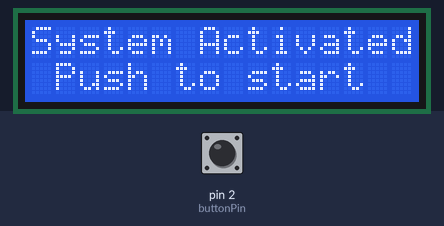
This sketch was run on a simulated Arduino Uno, built with avr-gcc and run on an emulated ATmega328P. On the bench: 16×2 character LCD. Inputs (shaded band) come from the test bench; at power-on: pin 2 (buttonPin) HIGH.

Above: at 2.7 s.
2.8 s: pin 2 (buttonPin) pulled LOW for 0.15 s
At 6.5 s:
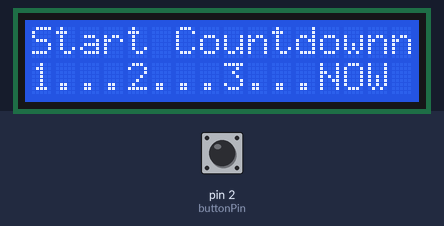
At 8.1 s:
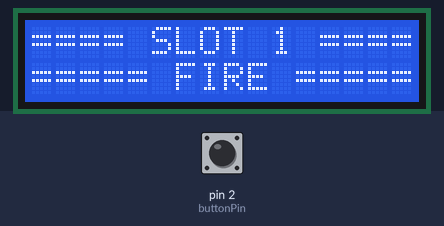
Timing chart, 0 to 9.6 s (numbered marks = the images above; inputs shaded):
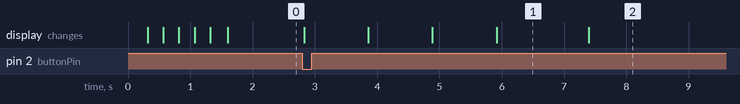

The sketch:

arduino_schietkist.ino
```cpp
/*
** Get the LCD I2C Library here: https://bitbucket.org/fmalpartida/new-liquidcrystal/downloads/LiquidCrystal_V1.2.1.zip
** Mirror: http://www.4tronix.co.uk/arduino/sketches/LiquidCrystal_V1.2.1.zip
*/

#include <RCSwitch.h>
#include <Wire.h>
#include <LiquidCrystal_I2C.h>

RCSwitch mySwitch = RCSwitch();
//LiquidCrystal_I2C lcd(0x27, 2, 1, 0, 4, 5, 6, 7, 3, POSITIVE);  // Set the LCD I2C address
LiquidCrystal_I2C lcd(0x27, 2, 1, 0, 4, 5, 6, 7, 3, POSITIVE);

int buttonPin = 2; // Set button
boolean currentState = LOW; // Current button state
boolean lastState = LOW; // Last button state

//See man page about unsigned long -- https://www.arduino.cc/en/Reference/UnsignedLong
//Pause time in ms, 1*60*1000 = 60000 = 1 minute
unsigned long pauseOne = 2000; // Set pause time slot 1
unsigned long pauseTwo = 2000; // Set pause time slot 2
unsigned long pauseThree = 2000; // Set pause time slot 3
unsigned long pauseFour = 2000; // Set pause time slot 4
unsigned long pauseFive = 2000; // Set pause time slot 5
unsigned long pauseSix = 2000; // Set pause time slot 6
unsigned long pauseSeven = 2000; // Set pause time slot 7
unsigned long pauseEight = 2000; // Set pause time slot 8
unsigned long pauseNine = 2000; // Set pause time slot 9
unsigned long pauseTen = 2000; // Set pause time slot 10
unsigned long pauseEleven = 2000; // Set pause time slot 11
unsigned long pauseTwelve = 2000; // Set pause time slot 12

void setup() {

  // Set Pin as INPUT
  pinMode(buttonPin, INPUT);

  // Used to type in characters
  Serial.begin(9600);

  // Initialize the lcd for 16 chars 2 lines, turn on backlight
  lcd.begin(16,2);

  // Quick 3 blinks of backlight
    for(int i = 0; i< 3; i++)
  {
    lcd.backlight();
    delay(250);
    lcd.noBacklight();
    delay(250);
  }
  lcd.backlight();

  // Transmitter is connected to Arduino Pin #8
  mySwitch.enableTransmit(8);

  // Optional set pulse length.
  mySwitch.setPulseLength(500);

}

void loop() {
currentState = digitalRead(buttonPin);
  if (currentState == LOW && lastState == HIGH)
  {
  lcd.setCursor(1,0);
  lcd.print("Start Countdown");
  lcd.setCursor(0,1);
  lcd.print("1..............");
  delay(1000);

  lcd.setCursor(0,0);
  lcd.print("Start Countdown");
  lcd.setCursor(0,1);
  lcd.print("1...2..........");
  delay(1000);

  lcd.setCursor(0,0);
  lcd.print("Start Countdown");
  lcd.setCursor(0,1);
  lcd.print("1...2...3......");
  delay(1000);

  lcd.setCursor(0,0);
  lcd.print("Start Countdown");
  lcd.setCursor(0,1);
  lcd.print("1...2...3...NOW");
  delay(1000);

  //Slot 1
  mySwitch.send(4019459, 24);
  lcd.setCursor(0,0);
  lcd.print("==== SLOT 1 ====");
  lcd.setCursor(0,1);
  lcd.print("===== FIRE =====");
  delay(pauseOne);

  //Slot 2
  mySwitch.send(4019468, 24);
  lcd.setCursor(0,0);
  lcd.print("==== SLOT 2 ====");
  lcd.setCursor(0,1);
  lcd.print("===== FIRE =====");
  delay(pauseTwo);

  //Slot 3
  mySwitch.send(4019471, 24);
  lcd.setCursor(0,0);
  lcd.print("==== SLOT 3 ====");
  lcd.setCursor(0,1);
  lcd.print("===== FIRE =====");
  delay(pauseThree);

  //Slot 4
  mySwitch.send(4019504, 24);
  lcd.setCursor(0,0);
  lcd.print("==== SLOT 4 ====");
  lcd.setCursor(0,1);
  lcd.print("===== FIRE =====");
  delay(pauseFour);

  //Slot 5
  mySwitch.send(4019507, 24);
  lcd.setCursor(0,0);
  lcd.print("==== SLOT 5 ====");
  lcd.setCursor(0,1);
  lcd.print("===== FIRE =====");
  delay(pauseFive);

  //Slot 6
  mySwitch.send(4019516, 24);
  lcd.setCursor(0,0);
  lcd.print("==== SLOT 6 ====");
  lcd.setCursor(0,1);
  lcd.print("===== FIRE =====");
  delay(pauseSix);

  //Slot 7
  mySwitch.send(4019519, 24);
  lcd.setCursor(0,0);
  lcd.print("==== SLOT 7 ====");
  lcd.setCursor(0,1);
  lcd.print("===== FIRE =====");
  delay(pauseSeven);

  //Slot 8
  mySwitch.send(4019648, 24);
  lcd.setCursor(0,0);
  lcd.print("==== SLOT 8 ====");
  lcd.setCursor(0,1);
  lcd.print("===== FIRE =====");
  delay(pauseEight);

  //Slot 9
  mySwitch.send(4019651, 24);
  lcd.setCursor(0,0);
  lcd.print("==== SLOT 9 ====");
  lcd.setCursor(0,1);
  lcd.print("===== FIRE =====");
  delay(pauseNine);

  //Slot 10
  mySwitch.send(4019660, 24);
  lcd.setCursor(0,0);
  lcd.print("==== SLOT 10 ===");
  lcd.setCursor(0,1);
  lcd.print("===== FIRE =====");
  delay(pauseTen);

  //Slot 11
  mySwitch.send(4019663, 24);
  lcd.setCursor(0,0);
  lcd.print("==== SLOT 11 ===");
  lcd.setCursor(0,1);
  lcd.print("===== FIRE =====");
  delay(pauseEleven);

  //Slot 12
  mySwitch.send(4019696, 24);
  lcd.setCursor(0,0);
  lcd.print("==== SLOT 12 ===");
  lcd.setCursor(0,1);
  lcd.print("===== FIRE =====");
  delay(pauseTwelve);
  }

  else if(currentState == HIGH && lastState == LOW){
  lcd.setCursor(0,0);
  lcd.print("System Activated");
  lcd.setCursor(0,1);
  lcd.print(" Push to start ");
  delay(1);
  }
  lastState = currentState;
}
```

Measured:
- after the input at 2.8 s, the display: first changes at once (image 1 shows a later state)
- what the display in image 1 shows lasts 1.5 s, from 5.9 s to 7.4 s
